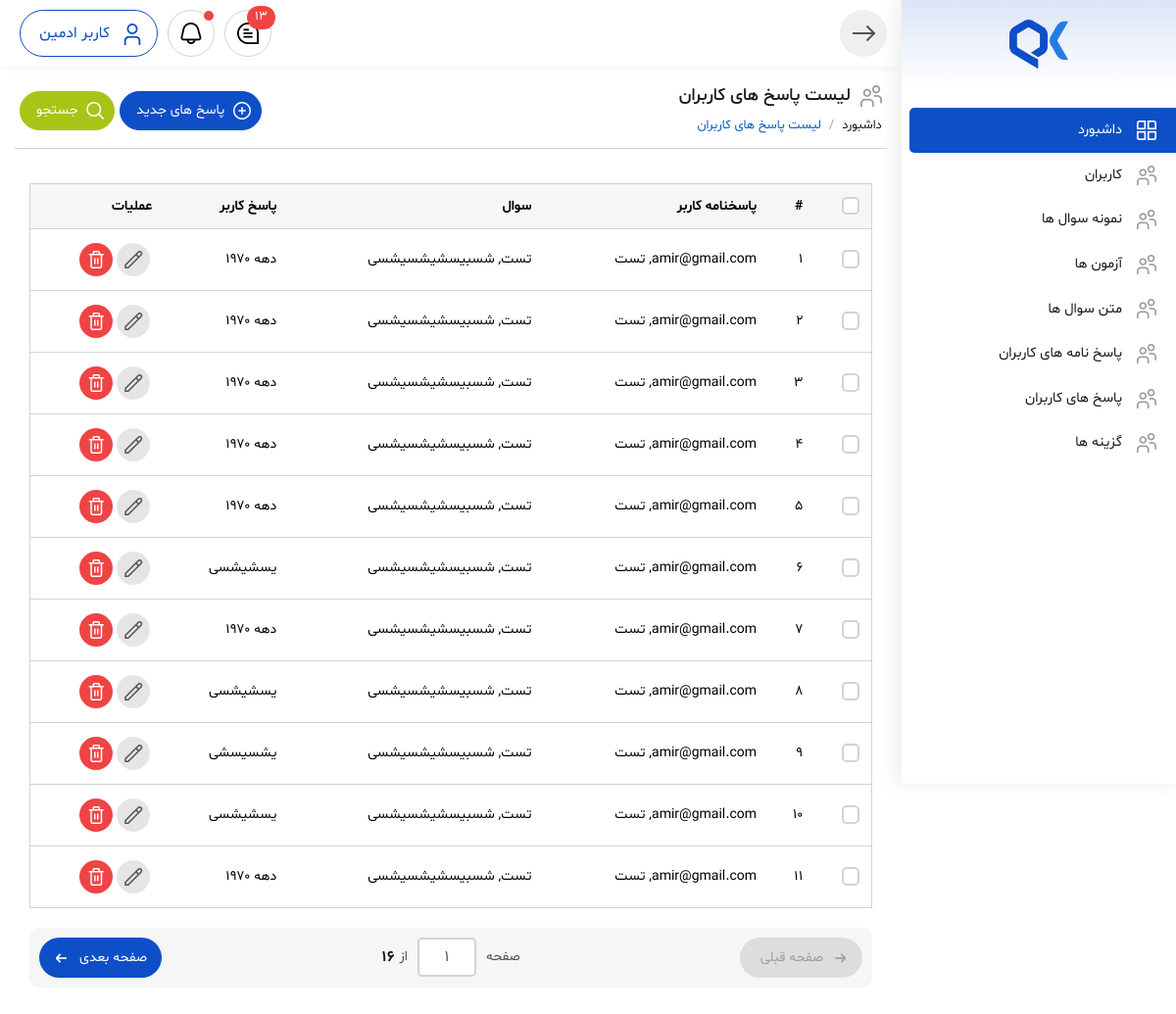
Page /quiz/response-dashboard on the earlier database version.
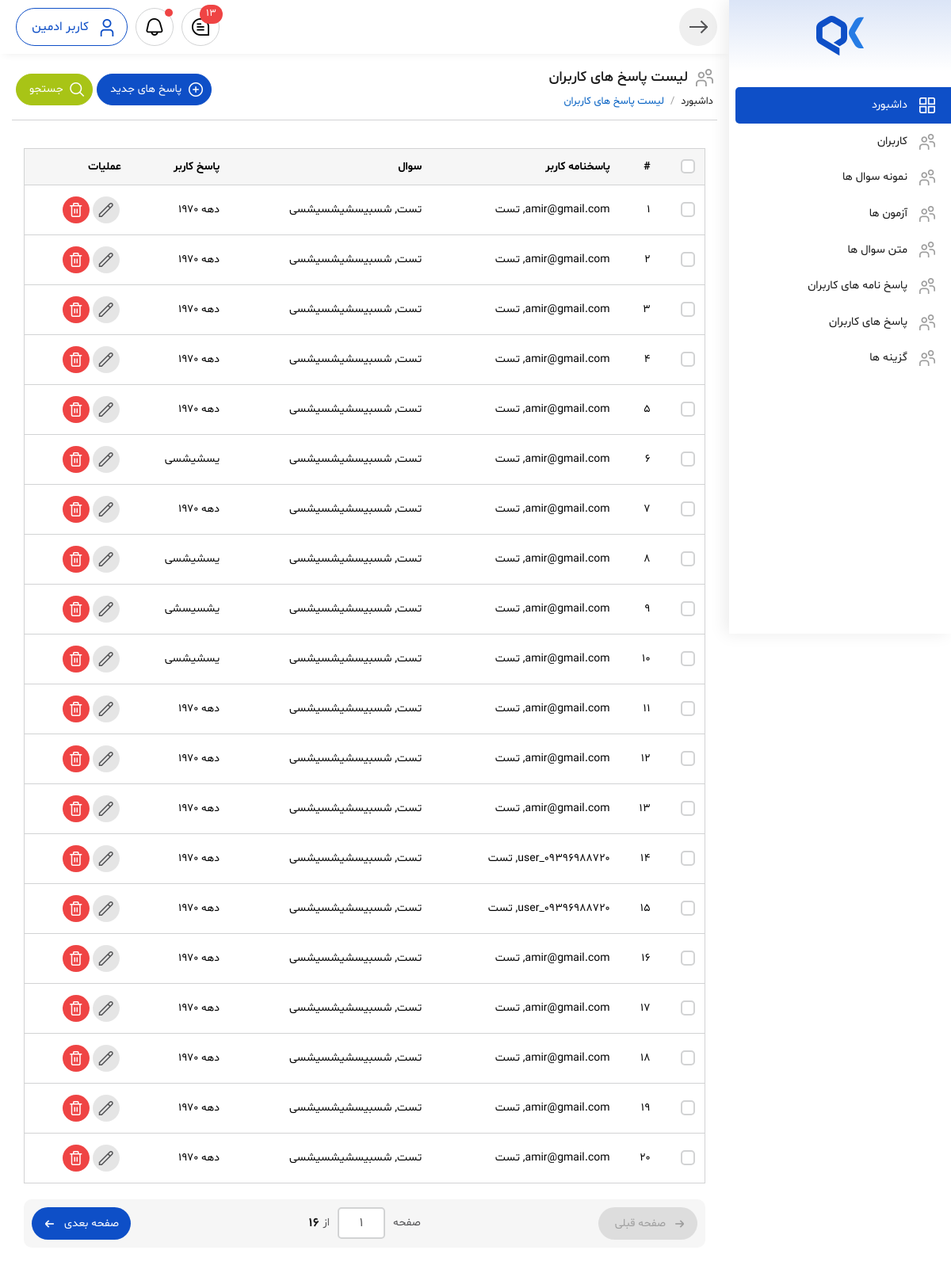
Same page on the later database version.
### quizbuilder_module/models.py (models this page shows, shortened)
class UserQuizQuestionAnswer(models.Model):
    user_quiz = models.ForeignKey(
        to=UserQuiz,
        on_delete=models.CASCADE,
        related_name='user_quiz_questions',
        verbose_name='پاسخنامه کاربر',
    )
    question = models.ForeignKey(
        to=QuizQuestion,
        verbose_name='سوال',
        on_delete=models.CASCADE,
    )
    answer = models.ForeignKey(
        to=QuizQuestionChoice,
        on_delete=models.CASCADE,
        verbose_name='پاسخ کاربر',
    )
    class Meta:
        verbose_name = 'پاسخ های کاربر'
        verbose_name_plural = 'پاسخ های کاربران'

class UserQuiz(models.Model):
    user = models.ForeignKey(
        to=User,
        related_name='quizzes',
        verbose_name='کاربر',
        on_delete=models.CASCADE,
    )
    quiz = models.ForeignKey(
        to=Quiz,
        verbose_name='آزمون',
        on_delete=models.CASCADE,
        related_name='user_quizzes',
    )
    status = models.CharField(
        verbose_name='وضعیت',
        default=UserQuizChoice.PENDING,
        choices=UserQuizChoice.CHOICES,
        max_length=255
    )
    start_time = models.DateTimeField(
        verbose_name='زمان شروع آزمون',
        null=True, blank=True
    )
    score = models.PositiveIntegerField(
        default=0,
        verbose_name='نمره(بارم)'
    )
    class Meta:
        verbose_name = 'پاسخ نامه کاربر'
        verbose_name_plural = 'پاسخ نامه های کاربران'
    def __str__(self):
        return f'{self.user}, {self.quiz}'

class Quiz(QuizStartedSmsMixin, models.Model):
    title = models.CharField(verbose_name='عنوان', max_length=255)
    desc = models.TextField(verbose_name='توضیحات', max_length=500)
    status = models.CharField(verbose_name='وضعیت', default='open', choices=QUIZ_STATUS.CHOICES, max_length=50)
    time = models.PositiveIntegerField(verbose_name='مدت زمان آزمون (دقیقه)', null=True, blank=True)
    expire_time = models.DateTimeField(verbose_name='تاریخ پایان آزمون', null=True, blank=True)
    class Meta:
        verbose_name = 'آزمون'
        verbose_name_plural = 'آزمون ها'
    def __str__(self):
        return self.title or '---'

class QuizQuestion(models.Model):
    quiz = models.ForeignKey(
        to=Quiz,
        verbose_name='آزمون',
        on_delete=models.CASCADE,
        related_name="questions",
    )
    description = models.TextField(
        verbose_name='متن سوال'
    )
    score = models.PositiveIntegerField(
        default=0,
        verbose_name='بارم'
    )
    choices = models.ManyToManyField(
        verbose_name='گزینه های سوال',
        to=QuizQuestionChoice,
    )
    class Meta:
        verbose_name = 'متن سوال'
        verbose_name_plural = 'متن سوال ها'
    def __str__(self):
        return f'{self.quiz}, {self.description[:100]}'

class QuizQuestionChoice(models.Model):
    text = models.CharField(
        max_length=256,
        verbose_name='متن جواب'
    )
    is_answer = models.BooleanField(
        default=False,
        verbose_name='جواب صحیح است؟'
    )
    created_at = models.DateTimeField(
        auto_now_add=True,
        verbose_name='تاریخ ایجاد'
    )
    class Meta:
        verbose_name = 'گزینه ها'
        verbose_name_plural = 'گزینه ها'
        ordering = ['created_at']
    def __str__(self):
        return self.text[:100]

### account_module/models.py (models this page shows)
class User(AbstractUser):
    email = models.EmailField(null=True, blank=True, verbose_name='ایمیل')
    phone_number = models.CharField(max_length=11, unique=True, verbose_name='شماره موبایل')
    is_verified = models.BooleanField(default=False, verbose_name='تایید شده')
    exam_attempts = models.PositiveIntegerField(default=0, verbose_name='تعداد آزمون‌های رایگان امروز')
    last_attempt_date = models.DateField(null=True, blank=True, verbose_name='تاریخ آخرین آزمون')
    has_paid_for_exam = models.BooleanField(default=False, verbose_name='آیا برای آزمون پرداخت کرده است؟')
    username = models.CharField(max_length=150, unique=True, null=True, blank=True, verbose_name='نام کاربری')
    USERNAME_FIELD = 'phone_number'
    REQUIRED_FIELDS = ['first_name', 'last_name']
    objects = UserManager()
    class Meta:
        verbose_name = 'کاربر'
        verbose_name_plural = 'کاربران'
    def __str__(self):
        return self.phone_number and self.email or self.username

### quizbuilder_module/views.py (the view)
# urls.py: path('response-dashboard', views.ResponsesDashboard.as_view(), name='response_dashboard'),
class ResponsesDashboard(ListView):
    model = UserQuizQuestionAnswer
    template_name = 'quizbuilder_module/responses_dashboard.html'
    context_object_name = 'responses'
    paginate_by = 20
    def get_queryset(self):
        responses = UserQuizQuestionAnswer.objects.all()
        return responses
    def get_context_data(self, **kwargs):
        context = super().get_context_data(**kwargs)
        return context

### quizbuilder_module/templates/quizbuilder_module/responses_dashboard.html (shortened to what the changed rows need)
{% extends 'layout/_master.html' %}
{% block content %}
<body>
<div class="main-body-content">
    <div class="main-header">
                    <div class="inner">
                        <div class="title">
                            <h1><i class="fi fi-rs-users"></i>لیست پاسخ های کاربران</span>
                            </h1>
                        </div>
                    </div>
                </div>
    <div class="main-inner">
                    <div class="table-responsive">
                        <table class="table-custom">
                            <thead>
                                <tr>
                                    <th scope="col">
                                        <div class="checkbox-group m-0">
                                            <input class="form-check-input" type="checkbox" value=""
                                                id="checbox-select-all">
                                        </div>
                                    </th>
                                    <th scope="col">#</th>
                                    <th scope="col">پاسخنامه کاربر</th>
                                    <th scope="col">سوال</th>
                                    <th scope="col">پاسخ کاربر</th>
                                    <th scope="col">عملیات</th>
                                </tr>
                            </thead>
                            <tbody>
                                {% for response in responses %}
                                	<tr>
                                    <td scope="row">
                                        <div class="checkbox-group m-0">
                                            <input class="form-check-input" type="checkbox" value=""
                                                id="checbox-select-1">
                                        </div>
                                    </td>
                                    <td scope="row">{{ forloop.counter }}</td>
                                    <td>{{ response.user_quiz }}</td>
                                    <td>{{ response.question }}</td>
                                    <td>{{ response.answer }}</td>
                                    <td>
                                        <div class="btns-action">
                                            <a href="user-add.html" class="btn-circle"><i
                                                    class="fi fi-rs-pencil"></i></a>
                                            <a href="#" class="btn-circle color-red" data-modal-name="modal-delete"><i
                                                    class="fi fi-rs-trash"></i></a>
                                        </div>
                                    </td>
                                </tr>
                                {% endfor %}
                            </tbody>
                        </table>
                    </div>
                </div>
</div>
</body>
{% endblock %}

Differences in the rows shown:
added UserQuizQuestionAnswer: user_quiz "amir@gmail.com, تست", question "تست, شسبیسشیشسیشسی", answer "دهه ۱۹۷۰"
added UserQuizQuestionAnswer: user_quiz "amir@gmail.com, تست", question "تست, شسبیسشیشسیشسی", answer "دهه ۱۹۷۰"
added UserQuizQuestionAnswer: user_quiz "user_09396988720, تست", question "تست, شسبیسشیشسیشسی", answer "دهه ۱۹۷۰"
added UserQuizQuestionAnswer: user_quiz "user_09396988720, تست", question "تست, شسبیسشیشسیشسی", answer "دهه ۱۹۷۰"
added UserQuizQuestionAnswer: user_quiz "amir@gmail.com, تست", question "تست, شسبیسشیشسیشسی", answer "دهه ۱۹۷۰"
added UserQuizQuestionAnswer: user_quiz "amir@gmail.com, تست", question "تست, شسبیسشیشسیشسی", answer "دهه ۱۹۷۰"
added UserQuizQuestionAnswer: user_quiz "amir@gmail.com, تست", question "تست, شسبیسشیشسیشسی", answer "دهه ۱۹۷۰"
added UserQuizQuestionAnswer: user_quiz "amir@gmail.com, تست", question "تست, شسبیسشیشسیشسی", answer "دهه ۱۹۷۰"
added UserQuizQuestionAnswer: user_quiz "amir@gmail.com, تست", question "تست, شسبیسشیشسیشسی", answer "دهه ۱۹۷۰"
